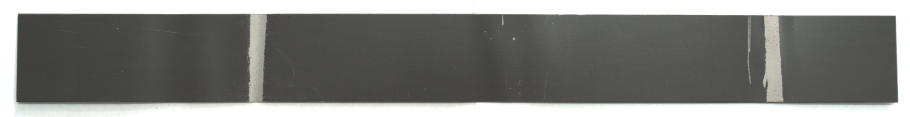
#> input picture imgs/e.bmp, 910 x 117 px, found by its file name
$ python rectangle.py
#> lines starting #> are read from the running program, lines starting #| are printed output that depends on the picture; after the words box and inside, x2 and y2 are one past the last pixel; in counts of white or black regions, pixels touching at a corner belong together
#> further down, img is the input picture: shape (117, 910, 3); mean B, G, R 124.3, 127.6, 127.2
import cv2
import numpy as np

def rectangle_process(img):
    # img = cv2.imread("gray.png")
    gray = cv2.cvtColor(img, cv2.COLOR_BGR2GRAY)

    ## 边缘检测
    blurred = cv2.blur(gray, (3, 3))
    canny = cv2.Canny(blurred, 50, 200)
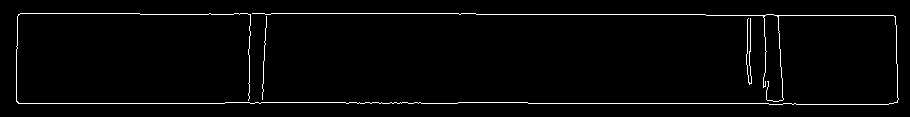
#> canny: shape (117, 910); 2.3% white in thin lines or dots, all inside (x1, y1, x2, y2) = (16, 13, 899, 105)

    ## find the non-zero min-max coords of canny
    pts = np.argwhere(canny > 0)
#> pts = 2439 pairs, first value 13 to 104, second value 16 to 898

    y1, x1 = pts.min(axis=0)
#> y1 = 13; x1 = 16
    y2, x2 = pts.max(axis=0)
#> y2 = 104; x2 = 898

    ## crop the region
    cropped = gray[y1:y2, x1:x2]
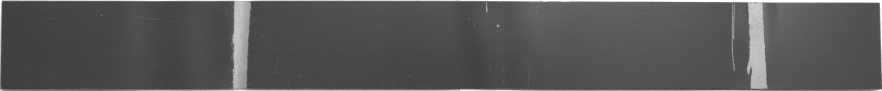
#> cropped: shape (91, 882); min 58, max 255, mean 86.8

    # cv2.imwrite("cropped.png", cropped)

    ##
    tagged = cv2.rectangle(img.copy(), (x1, y1), (x2, y2), (0, 0, 255), 3, cv2.LINE_AA)
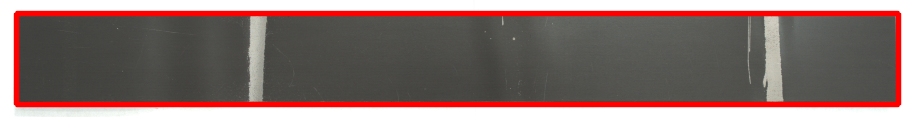
#> tagged: shape (117, 910, 3); mean B, G, R 105.2, 108.3, 133.3

    return tagged, cropped


if __name__ == '__main__':
    # img = cv2.imread("gray.png")
    img_dir = 'C:/Users/12345/Desktop/1/material-adhesion-testing/imgs/e.bmp'
    img = cv2.imread(img_dir)

    rectangle_process(img)

$ run again, with imgs/b_xuanzhuan.bmp copied over imgs/e.bmp
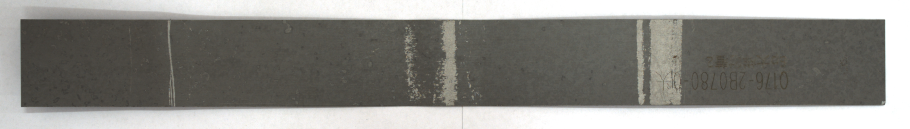
#> input picture imgs/b_xuanzhuan.bmp, 910 x 129 px, found by its file name
#> img is the input picture: shape (129, 910, 3); mean B, G, R 134.3, 139, 140.2
#> in rectangle_process, `canny = cv2.Canny(blurred, 50, 200)`:
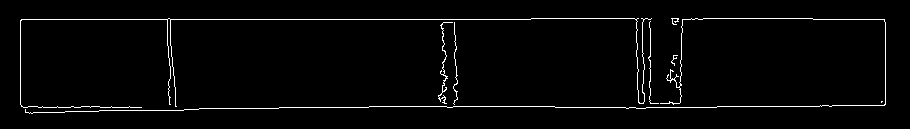
#> canny: shape (129, 910); 2.5% white in thin lines or dots, all inside (x1, y1, x2, y2) = (20, 18, 886, 114)
#> pts = 2896 pairs, first value 18 to 113, second value 20 to 885
#> y1 = 18; x1 = 20
#> y2 = 113; x2 = 885
#> in rectangle_process, `tagged = cv2.rectangle(img.copy(), (x1, y1), (x2, y2), (0, 0, 255), 3,..`:
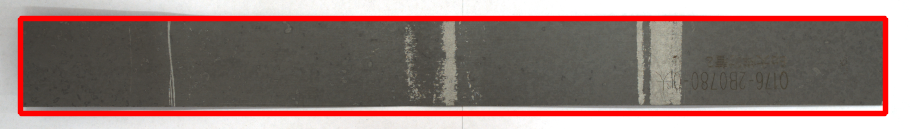
#> tagged: shape (129, 910, 3); mean B, G, R 117.1, 121.6, 145.4
